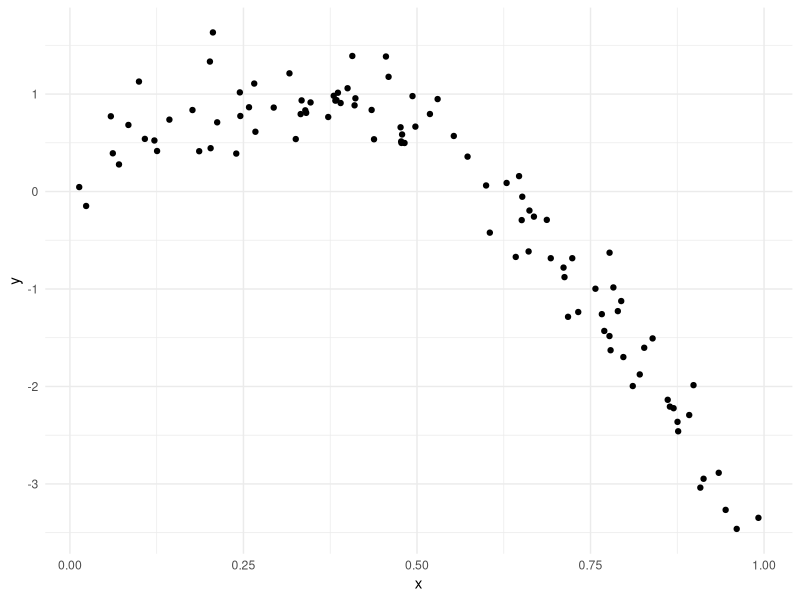
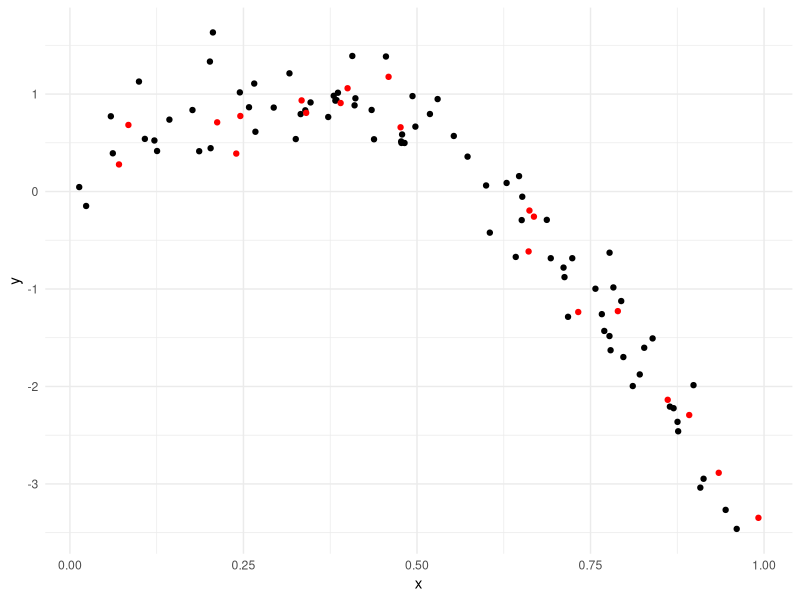
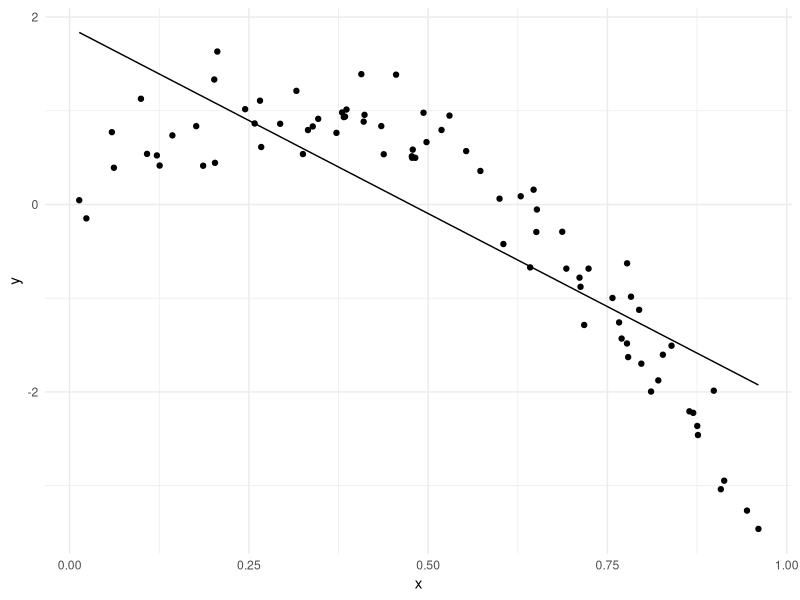
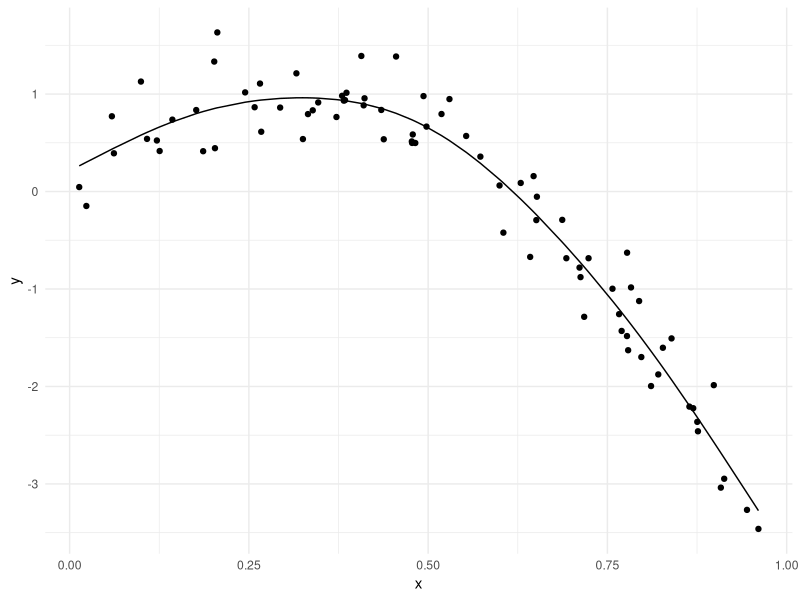
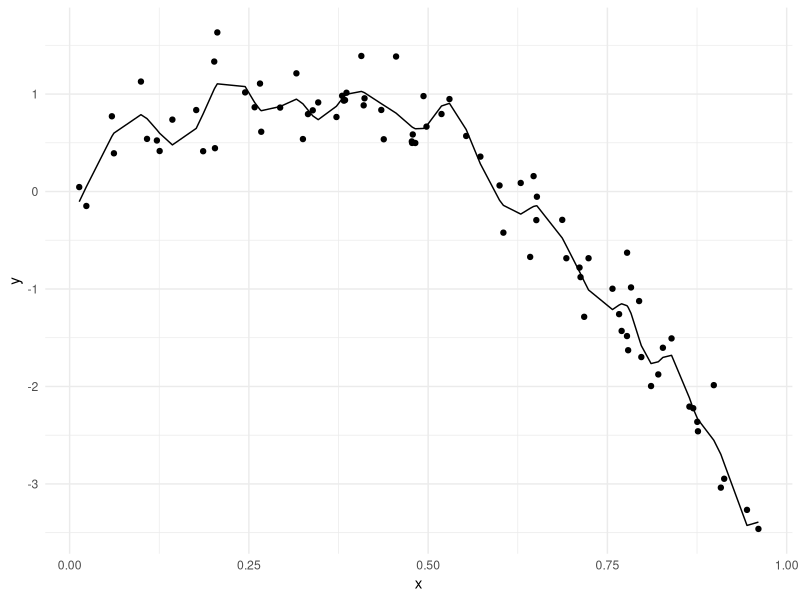

The R source for these figures, in order:
## ---- chunk 1
library(tidyverse)

knitr::opts_chunk$set(
  echo = TRUE,
  warning = FALSE,
  fig.width = 6,
  fig.asp = .6,
  out.width = "90%"
)

theme_set(theme_minimal() + theme(legend.position = "bottom"))

options(
  ggplot2.continuous.colour = "viridis",
  ggplot2.continuous.fill = "viridis"
)

scale_colour_discrete = scale_colour_viridis_d
scale_fill_discrete = scale_fill_viridis_d
## ---- chunk 2
library(tidyverse)
library(modelr)

set.seed(1)
## ---- chunk 3
nonlin_df =
  tibble(
    id = 1:100,
    x = runif(100, 0, 1),
    y = 1 - 10 * (x - .3) ^ 2 + rnorm(100, 0, 0.3)
  )

nonlin_df |> 
  ggplot(aes(x = x, y = y)) +
  geom_point()
## ---- chunk 4
train_df = sample_n(nonlin_df, 80)
test_df = anti_join(nonlin_df, train_df, by = "id")
## ---- chunk 5
train_df |> 
  ggplot(aes(x = x, y = y)) +
  geom_point() +
  geom_point(data = test_df, color = "red")
## ---- chunk 6
linear_mod = lm(y ~ x, data = train_df)
smooth_mod = mgcv::gam(y ~ s(x), data = train_df)
wiggly_mod = mgcv::gam(y ~ s(x, k = 30), sp = 10e-6, data = train_df)
## ---- chunk 7
train_df |> 
  modelr::add_predictions(linear_mod) |> 
  ggplot(aes(x = x, y = y)) +
  geom_point() +
  geom_line(aes(y = pred))

train_df |> 
  modelr::add_predictions(smooth_mod) |> 
  ggplot(aes(x = x, y = y)) +
  geom_point() +
  geom_line(aes(y = pred))

train_df |> 
  modelr::add_predictions(wiggly_mod) |> 
  ggplot(aes(x = x, y = y)) +
  geom_point() +
  geom_line(aes(y = pred))
## ---- chunk 8
rmse(linear_mod, train_df)
rmse(smooth_mod, train_df)
rmse(wiggly_mod, train_df)
## ---- chunk 9
rmse(linear_mod, test_df)
rmse(smooth_mod, test_df)
rmse(wiggly_mod, test_df)
